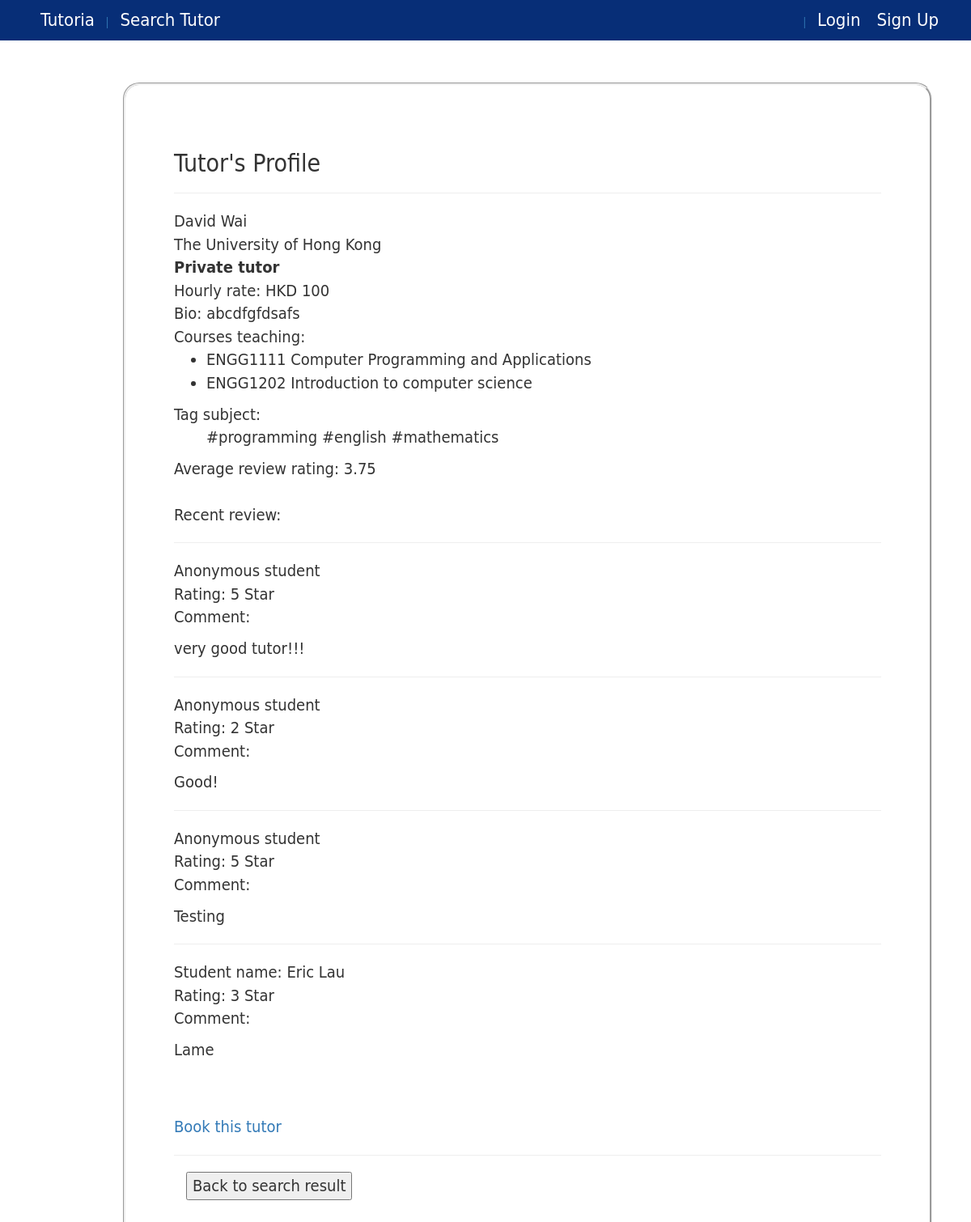
The page /tutorprofile/1 on the database as committed earlier.
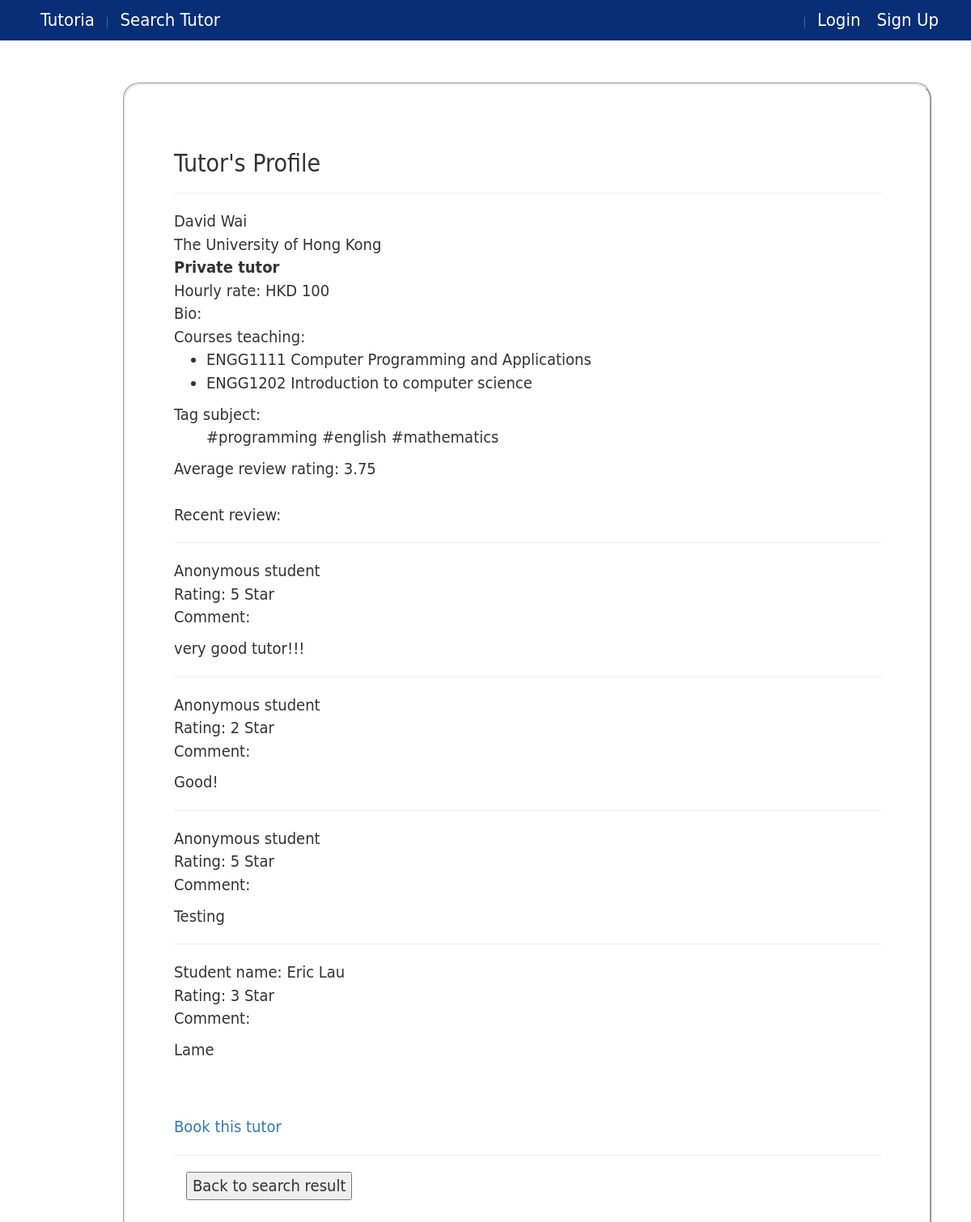
The same page on the database as committed later.
### core/models.py (models this page shows, shortened)
class Tutor(models.Model):
    profile = models.OneToOneField(Profile, on_delete=models.CASCADE)
    tutor_type =  models.ForeignKey(TutorType, blank=True, null=True )
    hourly_rate = models.DecimalField(max_digits=10, decimal_places=2, default=Decimal(0.0))
    tag = models.ManyToManyField(Tag, blank=True)
    university = models.ForeignKey(University, blank=True,null=True)
    course = models.ManyToManyField(Course, blank=True)
    bio = models.CharField(max_length=500, blank=True,null=True)
    isHideProfile = models.BooleanField(default=False)
    @property
    def isPrivateTutor(self):
        return self.tutor_type.tutor_type=="private"
    @property
    def getAverageRating(self):
        if len( Review.objects.filter(tutor=self) )>0:
            return Review.getAverageScore(self)
        else:
            raise Exception
    @property
    def hasMoreThanTwoRating(self):
        return len( Review.objects.filter(tutor=self) ) >= 3

class Profile(models.Model):
    user = models.OneToOneField(User, on_delete=models.CASCADE)
    phone = models.CharField(max_length=20)
    user_type =  models.ForeignKey(UserType)
    image = models.ImageField(upload_to='profile_image',blank=True)
    wallet = models.OneToOneField(Wallet)
    @property
    def getUserFullName(self):
        user=self.user
        fname=""
        if user.first_name != None:
            fname += user.first_name
        if user.first_name != None and user.last_name != None:
            fname += " " + user.last_name
        elif user.last_name != None:
            fname += user.last_name
        return fname

class University(models.Model):
    name = models.CharField(max_length=50)
    abbrev = models.CharField(max_length=10)

class Review(models.Model):
    tutor = models.ForeignKey(Tutor, on_delete=models.CASCADE)
    student = models.ForeignKey(Student)
    rating = models.IntegerField()
    date = models.DateTimeField()
    comment = models.CharField(max_length=500, blank=True,null=True)
    isAnonymous = models.BooleanField()
    @staticmethod
    def getAverageScore(tutor):
        sum = 0
        r_list = Review.objects.filter(tutor=tutor)
        for each in r_list:
            sum += each.rating
        return "%.2f"%(sum / len(r_list))

### core/views.py (the view)
# urls.py: url(r'^tutorprofile/(?P<tutor_id>[0-9]+)$', views.viewTutorProfile, name='view_tutor_profile'),
def viewTutorProfile(request, tutor_id):
    tutor = get_object_or_404(Tutor, pk=tutor_id)
    reviews = Review.objects.filter(tutor=tutor)
    context= {'tutor':tutor, 'reviews': reviews}
    if len(reviews)<3:
        context['noAverage']=True
    return render(request, 'view_tutor_profile.html', context)

### core/templates/view_tutor_profile.html (shortened to what this page needs)
{% extends 'base.html' %}
{% block content %}
        {% if tutor %}
            <h2>Tutor's Profile</h2>
            <hr/>
            {{tutor.profile.getUserFullName}} <br/>
            {{tutor.university.name}}<br/>
            {% if tutor.isPrivateTutor %}
                <b>Private tutor</b><br/>
                Hourly rate: HKD {{tutor.hourly_rate|floatformat:0}}<br/>
            {% else %}
                <b>Contracted tutor</b><br/>
            {% endif %}
            Bio: {{tutor.bio}}<br/>
            {% if tutor.course %}
                Courses teaching: <br/>
                <ul>
                {% for c in tutor.course.all %}
                    <li>{{c.code}} {{c.name}}</li>
                {% endfor %}
                </ul>
            {% endif %}
            {% if tutor.course %}
                Tag subject: <br/>
                <ul>
                {% for t in tutor.tag.all %}
                    #{{t.name}}
                {% endfor %}
                </ul>
            {% endif %}
            {% if tutor.hasMoreThanTwoRating %}
                Average review rating: {{tutor.getAverageRating}}
                <br/>
            {% endif %}
            <br/>
            {% if reviews %}
                Recent review: <br/>
                {% for each in reviews %}
                    <hr/>
                    <p>
                    {% if not each.isAnonymous %}
                        Student name: {{each.student.profile.getUserFullName}}</br>
                    {% else %}
                        Anonymous student</br>
                    {% endif %}
                    {% if not noAverage %}
                        Rating: {{ each.rating }} Star<br/>
                    {% endif %}
                    Comment:
                    <p>{{each.comment}}</p>
                    </p>
                {% endfor %}
            {% endif %}
            <br/><br/>
            <a href="{% url 'book_tutor' tutor.id %}">Book this tutor</a>
        {% else %}
            <hr/>
            <p>Invalid tutor id</p>
        {% endif %}
        <hr/>
        <div class="form-group">
        <div class="col-xs-7">
        <button onclick="window.history.back();" >Back to search result</button>
        </div>
    </div>
{% endblock %}

Rows that differ between the two databases and show on the page:
changed Tutor "David Wai": bio "abcdfgfdsafs" → (not shown)
